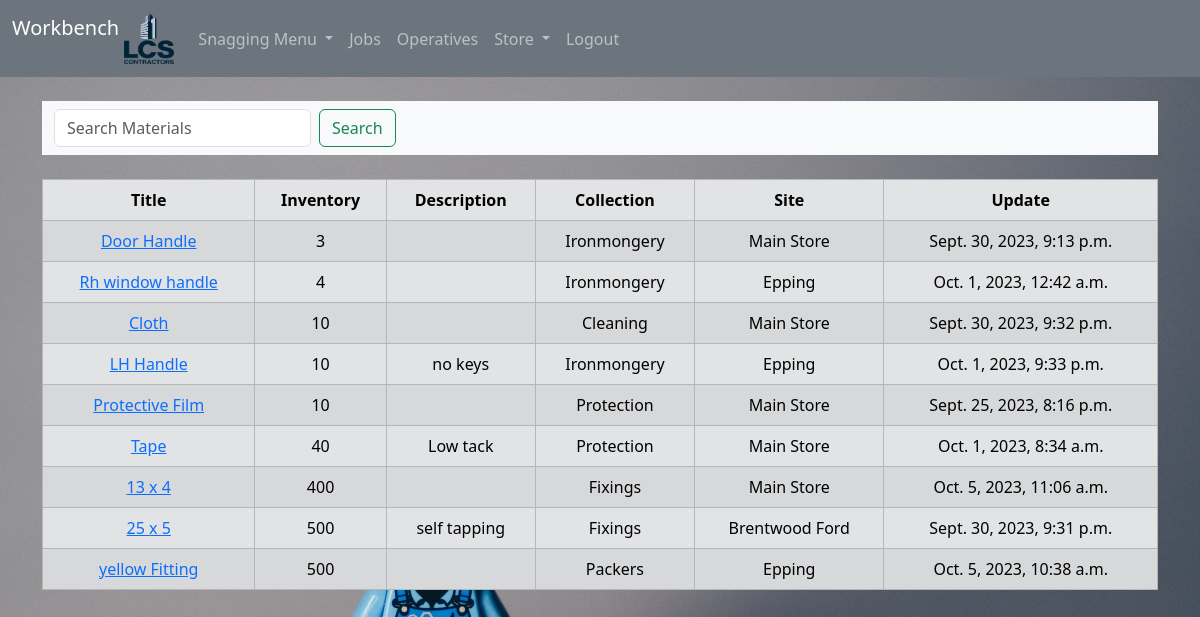
Page /store/materials (signed in) on the committed database.
### store/models.py (models this page shows, shortened)
class Material(models.Model):
    title = models.CharField(max_length=200)
    inventory = models.PositiveIntegerField()
    description = models.TextField(null=True, blank=True)
    update = models.DateTimeField(auto_now=True)
    collection = models.ForeignKey(Collection, on_delete=models.PROTECT)
    site = models.ForeignKey(Site, on_delete=models.PROTECT)
    class Meta:
        ordering = ["inventory", "title"]

### store/views.py (the view)
# urls.py: path("materials", views.material, name="store/materials"),
def material(request):
    materials = Material.objects.values(
        "title",
        "inventory",
        "description",
        "collection__title",
        "site__title",
        "update",
        "id",
    )
    return render(request, "store/materials.html", {"materials": materials})

### store/templates/store/materials.html (shortened to what this page needs)
{%extends 'base.html'%} {%block content%} {%if user.is_authenticated %}
<nav class="navbar bg-body-tertiary">
  <div class="container-fluid">
    <form
      class="d-flex"
      method="POST"
      action="{%url 'store/search_material'%}"
      role="search"
    >
      <input
        class="form-control me-2"
        type="search"
        placeholder="Search Materials"
        aria-label="Search"
        name="searched"
      />
      <button class="btn btn-outline-success" type="submit">Search</button>
    </form>
  </div>
</nav>
<br />
<table class="table table-hover table-bordered table-secondary table-striped">
  <thead class="table-secondary">
    <tr>
      <th scope="col">Title</th>
      <th scope="col">Inventory</th>
      <th scope="col">Description</th>
      <th scope="col">Collection</th>
      <th scope="col">Site</th>
      <th scope="col">Update</th>
    </tr>
  </thead>
  <tbody>
    {% if materials %} {%for material in materials%}
    <tr>
      <td>
        <a href="{% url 'store/update_material' material.id %}"
          >{{ material.title }}</a
        >
      </td>
      <td>{{material.inventory}}</td>
      <td>{{material.description}}</td>
      <td>{{material.collection__title}}</td>
      <td>{{material.site__title}}</td>
      <td>{{material.update}}</td>
    </tr>
    {%endfor%}
  </tbody>
</table>
{% endif %} {% endif %} {% endblock %}

### static/style.css (style rules this page uses)
body { background-image: url(bkg1.jpg); background-color: cadetblue; background-size: cover; background-attachment: fixed; background-position: center; height: auto; background-repeat: no-repeat; text-align: center; }

### rows in the picture
Material: title "Door Handle", inventory "3", collection__title "Ironmongery", site__title "Main Store", update "Sept. 30, 2023, 9:13 p.m."
Material: title "Rh window handle", inventory "4", collection__title "Ironmongery", site__title "Epping", update "Oct. 1, 2023, 12:42 a.m."
Material: title "Cloth", inventory "10", collection__title "Cleaning", site__title "Main Store", update "Sept. 30, 2023, 9:32 p.m."
Material: title "LH Handle", inventory "10", description "no keys", collection__title "Ironmongery", site__title "Epping", update "Oct. 1, 2023, 9:33 p.m."
Material: title "Protective Film", inventory "10", collection__title "Protection", site__title "Main Store", update "Sept. 25, 2023, 8:16 p.m."
Material: title "Tape", inventory "40", description "Low tack", collection__title "Protection", site__title "Main Store", update "Oct. 1, 2023, 8:34 a.m."
Material: title "13 x 4", inventory "400", collection__title "Fixings", site__title "Main Store", update "Oct. 5, 2023, 11:06 a.m."
Material: title "25 x 5", inventory "500", description "self tapping", collection__title "Fixings", site__title "Brentwood Ford", update "Sept. 30, 2023, 9:31 p.m."
Material: title "yellow Fitting", inventory "500", collection__title "Packers", site__title "Epping", update "Oct. 5, 2023, 10:38 a.m."
